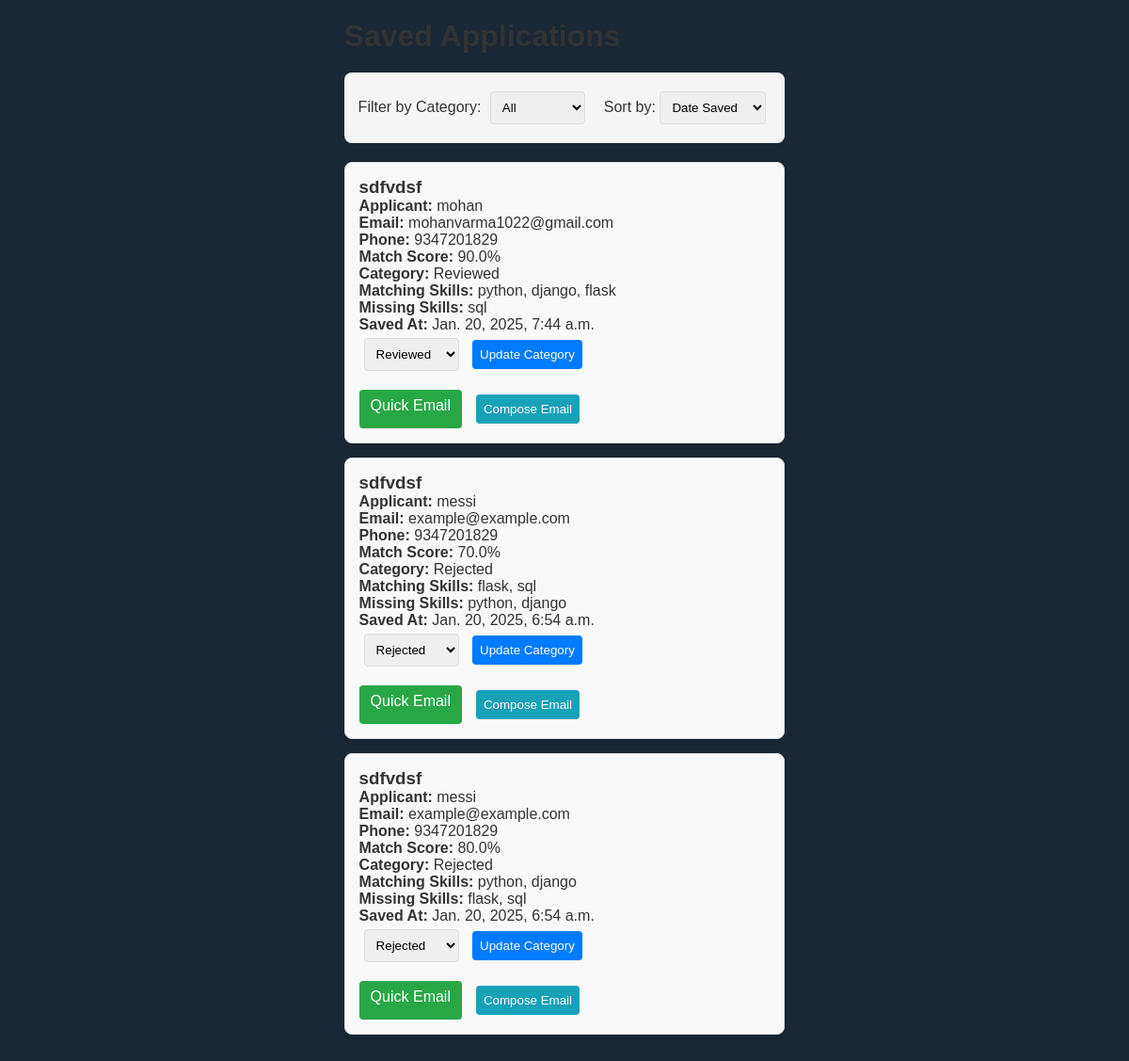
Screenshot of /saved-applications/ (signed in) with the database file from the repository.
### users/models.py (models this page shows, shortened)
class SavedApplication(models.Model):
    user = models.ForeignKey(settings.AUTH_USER_MODEL, on_delete=models.CASCADE)
    job_application = models.ForeignKey(JobApplication, on_delete=models.CASCADE)
    overall_match_score = models.FloatField(default=0.0)
    matching_skills = models.TextField(blank=True, help_text="Comma-separated matching skills")
    missing_skills = models.TextField(blank=True, help_text="Comma-separated missing skills")
    category = models.CharField(max_length=100, default="Shortlisted")
    saved_at = models.DateTimeField(auto_now_add=True)

class JobApplication(models.Model):
    user = models.ForeignKey(settings.AUTH_USER_MODEL, on_delete=models.CASCADE)
    job = models.ForeignKey('Job', on_delete=models.CASCADE)
    name = models.CharField(max_length=255, default='Unknown')
    email = models.EmailField(max_length=254, default='example@example.com')
    phone_number = models.CharField(max_length=15)
    degree = models.CharField(max_length=50)
    percentage = models.FloatField()
    work_experience = models.PositiveIntegerField()
    resume = models.FileField(upload_to='resumes/')
    applied_at = models.DateTimeField(auto_now_add=True)
    skills = models.TextField(default='', help_text="Enter your skills separated by commas")

class Job(models.Model):
    title = models.CharField(max_length=200)
    company = models.CharField(max_length=200)
    company_user = models.ForeignKey(get_user_model(), on_delete=models.CASCADE)
    location = models.CharField(max_length=200)
    description = models.TextField()
    requirements = models.CharField(max_length=200)
    salary = models.CharField(max_length=200, default="Not Specified")
    posted_date = models.DateTimeField(default=timezone.now)
    required_skills = models.TextField(help_text="Enter required skills separated by commas", default='')
    min_experience = models.PositiveIntegerField(default=0)
    required_qualification = models.CharField(max_length=50, default='bachelor',choices=[
        ('bachelor', 'Bachelors'),
        ('master', 'Masters'),
        ('phd', 'PhD'),
        ('diploma', 'Diploma'),
    ])

### users/views.py (the view)
# urls.py: path('saved-applications/', views.saved_applications, name='saved_applications'),
@login_required
def saved_applications(request):
    saved_apps = SavedApplication.objects.filter(user=request.user).order_by('-saved_at')
    category = request.GET.get('category')
    if category:
        saved_apps = saved_apps.filter(category=category)
    sort_by = request.GET.get('sort', 'saved_at')
    saved_apps = saved_apps.order_by(f"-{sort_by}")
    context = {
        'saved_apps': saved_apps,
        'categories': saved_apps.values_list('category', flat=True).distinct(),
    }
    return render(request, 'saved_applications.html', context)

### users/templates/saved_applications.html (shortened to what this page needs)
{% load static %}
<!DOCTYPE html>
<html lang="en">
<head>
    <link rel="stylesheet" href="{% static 'css/common.css' %}">
</head>
<body>
    <div class="applications-container">
        <h1>Saved Applications</h1>
        <div class="filter-section">
            <div>
                <label for="categoryFilter">Filter by Category:</label>
                <select id="categoryFilter">
                    <option value="All">All</option>
                </select>
            </div>
            <div>
                <label for="sortSelect">Sort by:</label>
                <select id="sortSelect">
                    <option value="saved_at">Date Saved</option>
                </select>
            </div>
        </div>
        <div id="applicationsContainer">
            {% for saved in saved_apps %}
            <div class="application-card" data-category="{{ saved.category }}" data-id="{{ saved.id }}">
                <h3>{{ saved.job_application.job.title }}</h3>
                <p><strong>Applicant:</strong> {{ saved.job_application.name }}</p>
                <p><strong>Email:</strong> {{ saved.job_application.email }}</p>
                <p><strong>Phone:</strong> {{ saved.job_application.phone_number }}</p>
                <p><strong>Match Score:</strong> {{ saved.overall_match_score }}%</p>
                <p><strong>Category:</strong> <span class="category-text">{{ saved.category }}</span></p>
                <p><strong>Matching Skills:</strong> {{ saved.matching_skills }}</p>
                <p><strong>Missing Skills:</strong> {{ saved.missing_skills }}</p>
                <p><strong>Saved At:</strong> {{ saved.saved_at }}</p>
                <form class="category-form" data-id="{{ saved.id }}">
                    <select name="category" class="category-select">
                        <option value="Reviewed" {% if saved.category == 'Reviewed' %}selected{% endif %}>Reviewed</option>
                        <option value="Rejected" {% if saved.category == 'Rejected' %}selected{% endif %}>Rejected</option>
                    </select>
                    <button type="submit">Update Category</button>
                </form>
                <div class="email-buttons">
                    <a href="mailto:{{ saved.job_application.email }}?subject=Regarding your application for {{ saved.job_application.job.title }}&body=Dear {{ saved.job_application.name }},%0D%0A%0D%0AThank you for your application for the {{ saved.job_application.job.title }} position.%0D%0A%0D%0ABest regards,"
                       class="quick-email-btn">
                        Quick Email
                    </a>
                    <button class="compose-email-btn"
                            onclick="openEmailModal('{{ saved.job_application.email }}', '{{ saved.job_application.name }}', '{{ saved.job_application.job.title }}')">
                        Compose Email
                    </button>
                </div>
            </div>
            {% empty %}
            <p>No saved applications found.</p>
            {% endfor %}
        </div>
    </div>
</body>
</html>

### static/css/common.css (style rules this page uses)
* { margin: 0; padding: 0; box-sizing: border-box; font-family: Arial, sans-serif; }
body { background-color: #1a2734; color: #333; font-family: Arial, sans-serif; min-height: 100vh; display: flex; flex-direction: column; margin: 0; }

### users/templates/saved_applications.html (style rules this page uses)
.applications-container { padding: 20px; max-width: 1200px; margin: 0 auto; }
.application-card { background: #f9f9f9; border: 1px solid #ddd; border-radius: 8px; padding: 15px; margin-bottom: 15px; box-shadow: 0 2px 4px rgba(0, 0, 0, 0.1); transition: all 0.3s ease; }
.filter-section { margin: 20px 0; padding: 15px; background: #f5f5f5; border-radius: 8px; display: flex; gap: 15px; align-items: center; }
select, input, button { padding: 8px; margin: 5px; border-radius: 4px; border: 1px solid #ddd; }
button { background: #007bff; color: white; border: none; cursor: pointer; }
#sortSelect { margin-left: auto; }
.email-buttons { display: flex; gap: 10px; margin-top: 15px; }
.quick-email-btn { background: #28a745; color: white; text-decoration: none; padding: 8px 12px; border-radius: 4px; display: inline-block; }
.compose-email-btn { background: #17a2b8; }

### rows the page displays
SavedApplication: job_application.job "sdfvdsf", job_application.name "mohan", job_application.email "mohanvarma1022@gmail.com", job_application.phone_number "9347201829", overall_match_score "90.0", category "Reviewed", matching_skills "python, django, flask", missing_skills "sql", saved_at "Jan. 20, 2025, 7:44 a.m."
SavedApplication: job_application.job "sdfvdsf", job_application.name "messi", job_application.email "example@example.com", job_application.phone_number "9347201829", overall_match_score "70.0", category "Rejected", matching_skills "flask, sql", missing_skills "python, django", saved_at "Jan. 20, 2025, 6:54 a.m."
SavedApplication: job_application.job "sdfvdsf", job_application.name "messi", job_application.email "example@example.com", job_application.phone_number "9347201829", overall_match_score "80.0", category "Rejected", matching_skills "python, django", missing_skills "flask, sql", saved_at "Jan. 20, 2025, 6:54 a.m."
